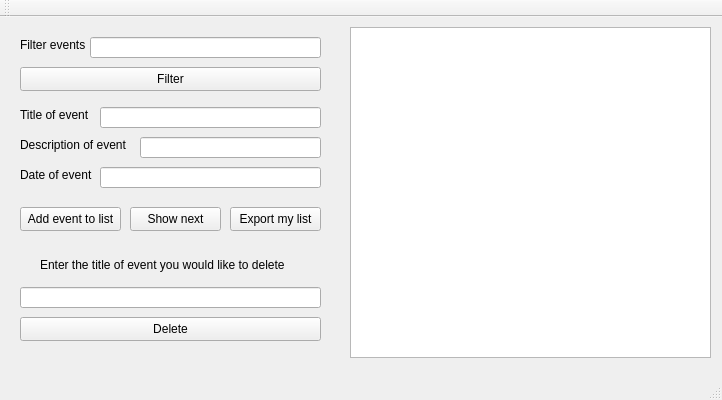
<?xml version="1.0" encoding="UTF-8"?>
<ui version="4.0">
 <class>UserWidgetClass</class>
 <widget class="QMainWindow" name="UserWidgetClass">
  <property name="geometry">
   <rect>
    <x>0</x>
    <y>0</y>
    <width>722</width>
    <height>400</height>
   </rect>
  </property>
  <property name="windowTitle">
   <string>UserWidget</string>
  </property>
  <widget class="QWidget" name="centralWidget">
   <widget class="QLabel" name="label">
    <property name="geometry">
     <rect>
      <x>20</x>
      <y>20</y>
      <width>71</width>
      <height>16</height>
     </rect>
    </property>
    <property name="text">
     <string>Filter events</string>
    </property>
   </widget>
   <widget class="QLineEdit" name="filter_events_input">
    <property name="geometry">
     <rect>
      <x>90</x>
      <y>20</y>
      <width>231</width>
      <height>21</height>
     </rect>
    </property>
   </widget>
   <widget class="QPushButton" name="filter_events_button">
    <property name="geometry">
     <rect>
      <x>20</x>
      <y>50</y>
      <width>301</width>
      <height>24</height>
     </rect>
    </property>
    <property name="text">
     <string>Filter</string>
    </property>
   </widget>
   <widget class="QLabel" name="label_2">
    <property name="geometry">
     <rect>
      <x>20</x>
      <y>90</y>
      <width>81</width>
      <height>16</height>
     </rect>
    </property>
    <property name="text">
     <string>Title of event</string>
    </property>
   </widget>
   <widget class="QLabel" name="label_3">
    <property name="geometry">
     <rect>
      <x>20</x>
      <y>120</y>
      <width>111</width>
      <height>16</height>
     </rect>
    </property>
    <property name="text">
     <string>Description of event</string>
    </property>
   </widget>
   <widget class="QLabel" name="label_4">
    <property name="geometry">
     <rect>
      <x>20</x>
      <y>150</y>
      <width>81</width>
      <height>16</height>
     </rect>
    </property>
    <property name="text">
     <string>Date of event</string>
    </property>
   </widget>
   <widget class="QLineEdit" name="event_title_input">
    <property name="geometry">
     <rect>
      <x>100</x>
      <y>90</y>
      <width>221</width>
      <height>21</height>
     </rect>
    </property>
   </widget>
   <widget class="QLineEdit" name="event_description_input">
    <property name="geometry">
     <rect>
      <x>140</x>
      <y>120</y>
      <width>181</width>
      <height>21</height>
     </rect>
    </property>
   </widget>
   <widget class="QLineEdit" name="event_date_input">
    <property name="geometry">
     <rect>
      <x>100</x>
      <y>150</y>
      <width>221</width>
      <height>21</height>
     </rect>
    </property>
   </widget>
   <widget class="QPushButton" name="add_event_button">
    <property name="geometry">
     <rect>
      <x>20</x>
      <y>190</y>
      <width>101</width>
      <height>24</height>
     </rect>
    </property>
    <property name="text">
     <string>Add event to list</string>
    </property>
   </widget>
   <widget class="QPushButton" name="next_event_button">
    <property name="geometry">
     <rect>
      <x>130</x>
      <y>190</y>
      <width>91</width>
      <height>24</height>
     </rect>
    </property>
    <property name="text">
     <string>Show next</string>
    </property>
   </widget>
   <widget class="QPushButton" name="export_user_list_button">
    <property name="geometry">
     <rect>
      <x>230</x>
      <y>190</y>
      <width>91</width>
      <height>24</height>
     </rect>
    </property>
    <property name="text">
     <string>Export my list</string>
    </property>
   </widget>
   <widget class="QLabel" name="label_5">
    <property name="geometry">
     <rect>
      <x>40</x>
      <y>240</y>
      <width>261</width>
      <height>16</height>
     </rect>
    </property>
    <property name="text">
     <string>Enter the title of event you would like to delete</string>
    </property>
   </widget>
   <widget class="QLineEdit" name="delete_event_input">
    <property name="geometry">
     <rect>
      <x>20</x>
      <y>270</y>
      <width>301</width>
      <height>21</height>
     </rect>
    </property>
   </widget>
   <widget class="QPushButton" name="delete_event_button">
    <property name="geometry">
     <rect>
      <x>20</x>
      <y>300</y>
      <width>301</width>
      <height>24</height>
     </rect>
    </property>
    <property name="text">
     <string>Delete</string>
    </property>
   </widget>
   <widget class="QListWidget" name="user_list_widget">
    <property name="geometry">
     <rect>
      <x>350</x>
      <y>10</y>
      <width>361</width>
      <height>331</height>
     </rect>
    </property>
   </widget>
  </widget>
  <widget class="QMenuBar" name="menuBar">
   <property name="geometry">
    <rect>
     <x>0</x>
     <y>0</y>
     <width>722</width>
     <height>22</height>
    </rect>
   </property>
  </widget>
  <widget class="QToolBar" name="mainToolBar">
   <attribute name="toolBarArea">
    <enum>TopToolBarArea</enum>
   </attribute>
   <attribute name="toolBarBreak">
    <bool>false</bool>
   </attribute>
  </widget>
  <widget class="QStatusBar" name="statusBar"/>
 </widget>
 <layoutdefault spacing="6" margin="11"/>
 <resources/>
 <connections/>
</ui>
